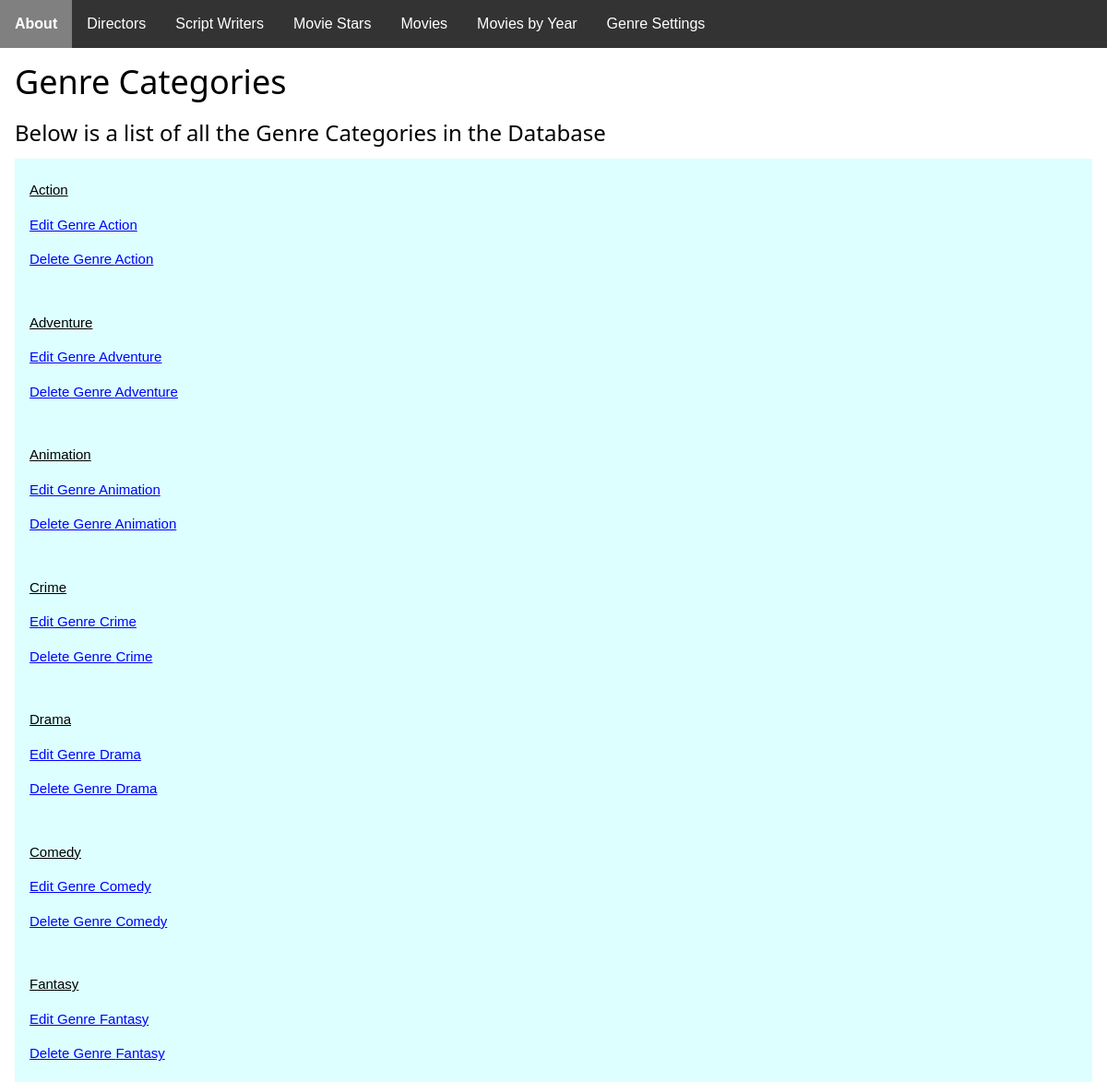
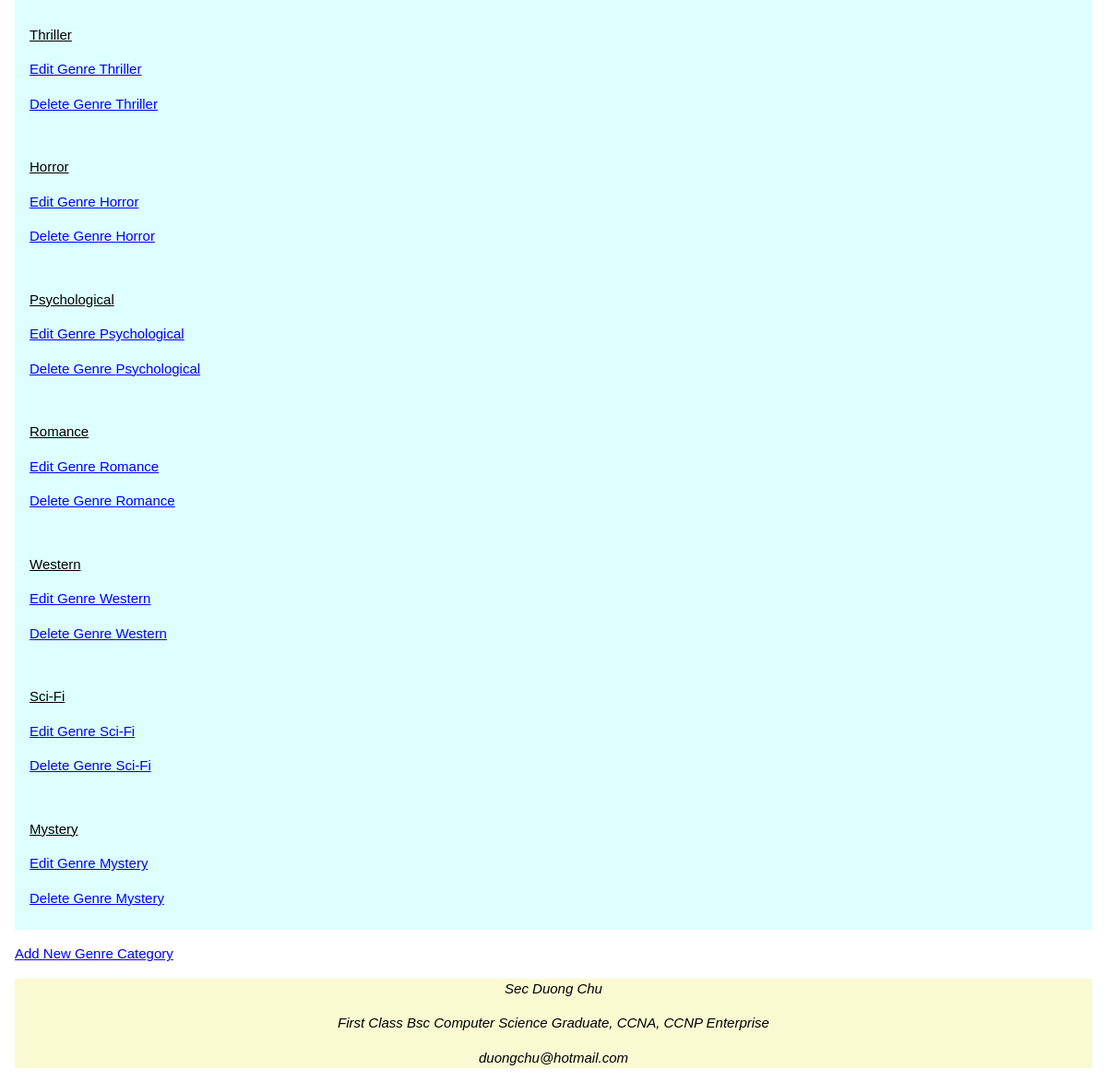
The page /genres/ on the database its author committed (2 pictures, top to bottom).
### app/models/models.py (models this page shows, shortened)
class genre(db.Model):
    Category_ID = db.Column(db.Integer, primary_key=True)
    Category_Name = db.Column(db.String(100), unique=True, nullable=False)

### app/genres/routes.py (the view)
@genres_bp.route("/")
def index():
    _genres = genre.query.all()
    return render_template("genres/index.html", genres=_genres)

### app/templates/genres/index.html (shortened to what this page needs)
{% extends "base.html" %}
{% block content %}
<h1> Genre Categories </h1>
{% if genres|length == 0 %}
	<div class="w3-panel w3-red">
		<h3>There are no Genre Categories in the database</h3>
		<p>You have to add a new Genre Category before you are able to Categorize any movies. </p>
	</div>
{% else %}
	<h3> Below is a list of all the Genre Categories in the Database </h3>
	<ul class="w3-ul w3-pale-blue">
		{% set count = namespace(value=0) %}
		{% for genre in genres %}
			{% set count.value = count.value + 1 %}
			{% set Id = 'delete' + count.value|string %}
				<span id="{{ Id }}">
					<li> <p><a href="{{ url_for('movies.genres', category=genre.Category_Name, page=1) }}">
					{{ genre.Category_Name }} </a> </p>
					<p><a class="alink" href="{{ url_for('genres.editGenre', Id=genre.Category_ID) }}">
					Edit Genre {{ genre.Category_Name }} </a></p>
					</p><a class="alink"
					href="#"  onclick="deleteEntity('{{ Id }}','{{ url_for('genres.delete',Id=genre.Category_ID) }}','{{ genre.Category_ID }}')">
					Delete Genre {{ genre.Category_Name }} </a></p></li>
				</span>
		{% endfor %}
	</ul>
	<p><a class="alink" href="{{ url_for('genres.create') }}">Add New Genre Category </a></p>
{% endif %}
{% endblock %}

### app/static/common.css (style rules this page uses)
html { box-sizing:border-box }
*,*:before,*:after { box-sizing:inherit }
html { -ms-text-size-adjust:100%;-webkit-text-size-adjust:100% }
body { margin:0 }
html,body { font-family:Verdana,sans-serif;font-size:15px;line-height:1.5 }
html { overflow-x:hidden }
h1 { font-size:36px }
h3 { font-size:24px }
h1,h2,h3,h4,h5,h6 { font-family:"Segoe UI",Arial,sans-serif;font-weight:400;margin:10px 0 }
.w3-ul { list-style-type:none;padding:0;margin:0 }
.w3-ul li { padding:8px 16px;border-bottom:1px solid #ddd }
.w3-ul li:last-child { border-bottom:none }
.w3-pale-blue,.w3-hover-pale-blue:hover { color:#000!important;background-color:#ddffff!important }

### app/static/style.css (style rules this page uses)
body { font-family: Arial, Helvetica, sans-serif; }
.alink { color: blue; }

### rows shown on the page
genre: Category_Name "Action"
genre: Category_Name "Adventure"
genre: Category_Name "Animation"
genre: Category_Name "Crime"
genre: Category_Name "Drama"
genre: Category_Name "Comedy"
genre: Category_Name "Fantasy"
genre: Category_Name "Thriller"
genre: Category_Name "Horror"
genre: Category_Name "Psychological"
genre: Category_Name "Romance"
genre: Category_Name "Western"
genre: Category_Name "Sci-Fi"
genre: Category_Name "Mystery"
